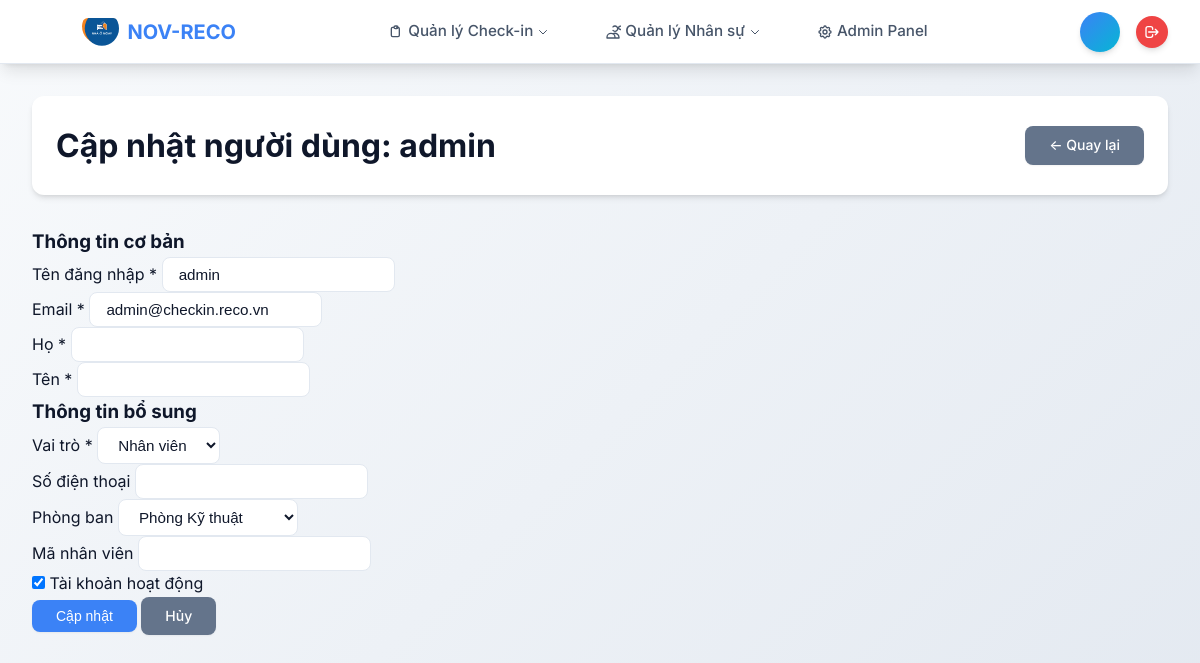
The app's page /users/1/update/ (signed in) with its own data.
### users/models.py (models this page shows, shortened)
class User(AbstractUser):
    role = models.CharField(
        max_length=20,
        choices=UserRole.choices,
        default=UserRole.EMPLOYEE,
        help_text="Vai trò của người dùng trong hệ thống",
    )
    phone = models.CharField(
        max_length=15, blank=True, help_text="Số điện thoại"
    )
    department = models.ForeignKey(
        Department,
        on_delete=models.SET_NULL,
        null=True,
        blank=True,
        related_name='employees',
        help_text="Phòng ban"
    )
    employee_id = models.CharField(
        max_length=20, blank=True, unique=True, help_text="Mã nhân viên"
    )
    def is_admin(self):
        return self.role == UserRole.ADMIN or self.is_superuser
    @property
    def is_admin_user(self):
        return self.is_admin()
    class Meta:
        verbose_name = "Người dùng"
        verbose_name_plural = "Người dùng"

### users/views.py (the view)
# urls.py: path("<int:user_id>/update/", views.user_update_view, name="user_update"),
@admin_required
def user_update_view(request, user_id):
    user = get_object_or_404(User, id=user_id)
    if request.method == "POST":
        form = UserUpdateForm(request.POST, instance=user)
        if form.is_valid():
            form.save()
            messages.success(
                request, f"Đã cập nhật thông tin {user.username} thành công!"
            )
            return redirect("users:user_list")
    else:
        form = UserUpdateForm(instance=user)
    return render(
        request,
        "users/user_form.html",
        {
            "form": form,
            "title": f"Cập nhật người dùng: {user.username}",
            "submit_text": "Cập nhật",
            "user": user,
        },
    )

### users/forms.py
class UserUpdateForm(forms.ModelForm):
    class Meta:
        model = User
        fields = (
            "username",
            "email",
            "first_name",
            "last_name",
            "role",
            "phone",
            "department",
            "employee_id",
            "is_active",
        )
    def __init__(self, *args, **kwargs):
        super().__init__(*args, **kwargs)
        for field in self.fields.values():
            field.widget.attrs.update({"class": "form-control"})

### users/models.py (called while the page is built)
    def __str__(self):
        return self.name

### templates/users/user_form.html (shortened to what this page needs)
{% extends 'base.html' %}
{% load static %}
{% block extra_css %}
<link rel="stylesheet" href="{% static 'css/users.css' %}">
{% endblock %}
{% block content %}
<div class="users-page">
  <div class="page-header">
    <h1>{{ title }}</h1>
    <a href="{% url 'users:user_list' %}" class="btn btn-secondary">
      ← Quay lại
    </a>
  </div>
  <div class="form-container">
    <form method="POST" class="user-form">
      <div class="form-section">
        <h3>Thông tin cơ bản</h3>
        <div class="form-row">
          <div class="form-group">
            <label for="{{ form.username.id_for_label }}">Tên đăng nhập *</label>
            {{ form.username }}
          </div>
          <div class="form-group">
            <label for="{{ form.email.id_for_label }}">Email *</label>
            {{ form.email }}
          </div>
        </div>
        <div class="form-row">
          <div class="form-group">
            <label for="{{ form.first_name.id_for_label }}">Họ *</label>
            {{ form.first_name }}
          </div>
          <div class="form-group">
            <label for="{{ form.last_name.id_for_label }}">Tên *</label>
            {{ form.last_name }}
          </div>
        </div>
      </div>
      <div class="form-section">
        <h3>Thông tin bổ sung</h3>
        <div class="form-row">
          <div class="form-group">
            <label for="{{ form.role.id_for_label }}">Vai trò *</label>
            {{ form.role }}
          </div>
          <div class="form-group">
            <label for="{{ form.phone.id_for_label }}">Số điện thoại</label>
            {{ form.phone }}
          </div>
        </div>
        <div class="form-row">
          <div class="form-group">
            <label for="{{ form.department.id_for_label }}">Phòng ban</label>
            {{ form.department }}
          </div>
          <div class="form-group">
            <label for="{{ form.employee_id.id_for_label }}">Mã nhân viên</label>
            {{ form.employee_id }}
          </div>
        </div>
        {% if form.is_active %}
        <div class="form-row">
          <div class="form-group">
            <label class="checkbox-label">
              {{ form.is_active }}
              <span class="checkbox-text">Tài khoản hoạt động</span>
            </label>
          </div>
        </div>
        {% endif %}
      </div>
      <div class="form-actions">
        <button type="submit" class="btn btn-primary">
          {{ submit_text }}
        </button>
        <a href="{% url 'users:user_list' %}" class="btn btn-secondary">
          Hủy
        </a>
      </div>
    </form>
  </div>
</div>
{% endblock %}

### static/css/base.css (style rules this page uses)
* { margin: 0; padding: 0; box-sizing: border-box; }
:root { --primary-color: #3b82f6; --primary-hover: #2563eb; --secondary-color: #64748b; --accent-color: #06b6d4; --success-color: #10b981; --warning-color: #f59e0b; --error-color: #ef4444; --bg-primary: #ffffff; --bg-secondary: #f8fafc; --bg-tertiary: #f1f5f9; --text-primary: #0f172a; --text-secondary: #475569; --text-muted: #64748b; --border-color: #e2e8f0; --border-hover: #cbd5e1; --shadow-sm: 0 1px 2px 0 rgb(0 0 0 / 0.05); --shadow-md: 0 4px 6px -1px rgb(0 0 0 / 0.1), 0 2px 4px -2px rgb(0 0 0 / 0.1); --shadow-lg: 0 10px 15px -3px rgb(0 0 0 / 0.1), 0 4px 6px -4px rgb(0 0 0 / 0.1); --shadow-xl: 0 20px 25px -5px rgb(0 0 0 / 0.1), 0 8px 10px -6px rgb(0 0 0 / 0.1); --radius-sm: 0.375rem; --radius-md: 0.5rem; --radius-lg: 0.75rem; --radius-xl: 1rem; --spacing-xs: 0.25rem; --spacing-sm: 0.5rem; --spacing-md: 1rem; --spacing-lg: 1.5rem; --spacing-xl: 2rem; --spacing-2xl: 3rem; }
body { font-family: 'Inter', -apple-system, BlinkMacSystemFont, 'Segoe UI', Roboto, Oxygen, Ubuntu, Cantarell, sans-serif; background: linear-gradient(135deg, #f8fafc 0%, #e2e8f0 100%); min-height: 100vh; color: var(--text-primary); line-height: 1.6; font-size: 16px; }
.btn { display: inline-flex; align-items: center; gap: var(--spacing-sm); padding: var(--spacing-sm) var(--spacing-lg); background: var(--primary-color); color: white; text-decoration: none; border-radius: var(--radius-md); font-weight: 500; font-size: 0.875rem; transition: all 0.2s ease; border: none; cursor: pointer; box-shadow: var(--shadow-sm); }
.btn-secondary { background: var(--secondary-color); }

### static/css/users.css (style rules this page uses)
.users-page { max-width: 1200px; margin: 0 auto; }
.page-header { display: flex; justify-content: space-between; align-items: center; margin-bottom: var(--spacing-xl); padding: var(--spacing-lg); background: var(--bg-primary); border-radius: var(--radius-lg); box-shadow: var(--shadow-md); }
.page-header h1 { font-size: 2rem; font-weight: 700; color: var(--text-primary); margin: 0; }
.form-control { padding: var(--spacing-sm) var(--spacing-md); border: 1px solid var(--border-color); border-radius: var(--radius-md); font-size: 0.95rem; background: var(--bg-primary); color: var(--text-primary); transition: all 0.2s ease; }

### records on screen
User: username "admin", email "admin@checkin.reco.vn", role "Nhân viên", department "Phòng Kỹ thuật", is_active "☑"

### other values on screen
{{ title }} "Cập nhật người dùng: admin"
{{ submit_text }} "Cập nhật"
